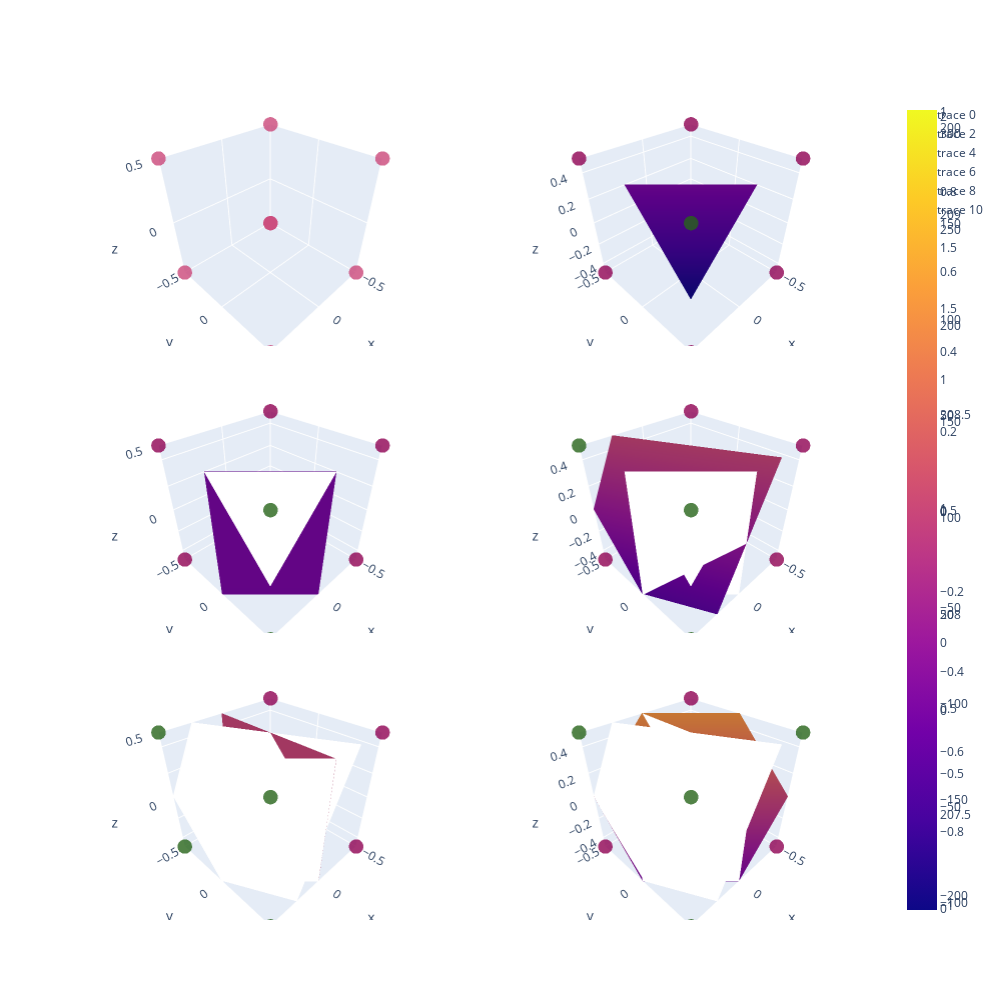

Notebook cell for this chart:
### Code cell
from plotly.subplots import make_subplots

def plot_points_with_plane(points, signs, plane):
    fig = go.Figure()
    fig.add_trace(go.Scatter3d(
        x=points[:, 0],
        y=points[:, 1],
        z=points[:, 2],
        mode='markers',
        marker=dict(
            size=5,
            color=signs,                # set color to an array/list of desired values
            opacity=0.8
        )
    ))
    # Add plane
    x, y = np.meshgrid(np.linspace(-0.5, 0.5, 10), np.linspace(-0.5, 0.5, 10))
    # Assume d = 0, then calculate z from x and y
    z = (plane[3] - plane[0] * x - plane[1] * y) / plane[2]
    fig.add_trace(go.Surface(x=x, y=y, z=z))
    # Set bounds and aspect to 1
    fig.update_layout(
        scene=dict(
            xaxis=dict(range=[-0.5, 0.5]),
            yaxis=dict(range=[-0.5, 0.5]),
            zaxis=dict(range=[-0.5, 0.5]),
            aspectmode="manual",
            aspectratio=dict(x=1, y=1, z=1)
        )
    )
    # Hide color bar
    fig.update_layout(coloraxis_showscale=False)
    fig.show()

def plot_multiple(points_batch, signs_batch, plane_batch, acc_batch):
    # Multiple plots in subplots (not in same plot!)
    nr, nc = points_batch.shape[0] // 2, 2
    fig = make_subplots(rows=nr, cols=nc, specs=[[{'type': 'scene'} for _ in range(nc)] for _ in range(nr)],
                        horizontal_spacing=0.05, vertical_spacing=0.05)
    fig.print_grid()
    s = 0
    for i in range(nr):
        for j in range(nc):
            s += 1
            idx = i * nc + j
            # Add points
            fig.add_trace(
                go.Scatter3d(
                    x=points_batch[idx, :, 0],
                    y=points_batch[idx, :, 1],
                    z=points_batch[idx, :, 2],
                    mode='markers',
                    marker=dict(
                        size=5,
                        color=signs_batch[idx],                # set color to an array/list of desired values
                        opacity=0.8
                    )
                ),
                row=i + 1, col=j + 1
            )
            # Add plane
            x, y = np.meshgrid(np.linspace(-0.5, 0.5, 10), np.linspace(-0.5, 0.5, 10))
            # Assume d = 0, then calculate z from x and y
            z = (plane_batch[idx, 3] - plane_batch[idx, 0] * x - plane_batch[idx, 1] * y) / plane_batch[idx, 2]
            fig.add_trace(
                go.Surface(x=x, y=y, z=z),
                row=i + 1, col=j + 1
            )
            # Set bounds and aspect to 1
            fig.update_layout(**{
                f'scene{s if s > 1 else ""}': dict(
                    xaxis=dict(range=[-0.5, 0.5]),
                    yaxis=dict(range=[-0.5, 0.5]),
                    zaxis=dict(range=[-0.5, 0.5]),
                    aspectmode="manual",
                    aspectratio=dict(x=1, y=1, z=1),
                    bgcolor='white' if acc_batch[idx] == 1.0 else 'red'
                )
            })
    # Hide color bar
    fig.update_layout(height=1000, width=1000, coloraxis_showscale=False)
    print('Showing plot')
    fig.show()



plot_multiple(points[valid_idcs], signs[valid_idcs], planes[valid_idcs], accuracys[valid_idcs])

#i = 0
#for p, s, pl, acc in zip(points, signs, planes, accuracys):
#    # Plot
#    plot_points_with_plane(p, s, pl)
#    print(pl)
#    print(acc)
#    i += 1
#    if i > 6:
#        break
